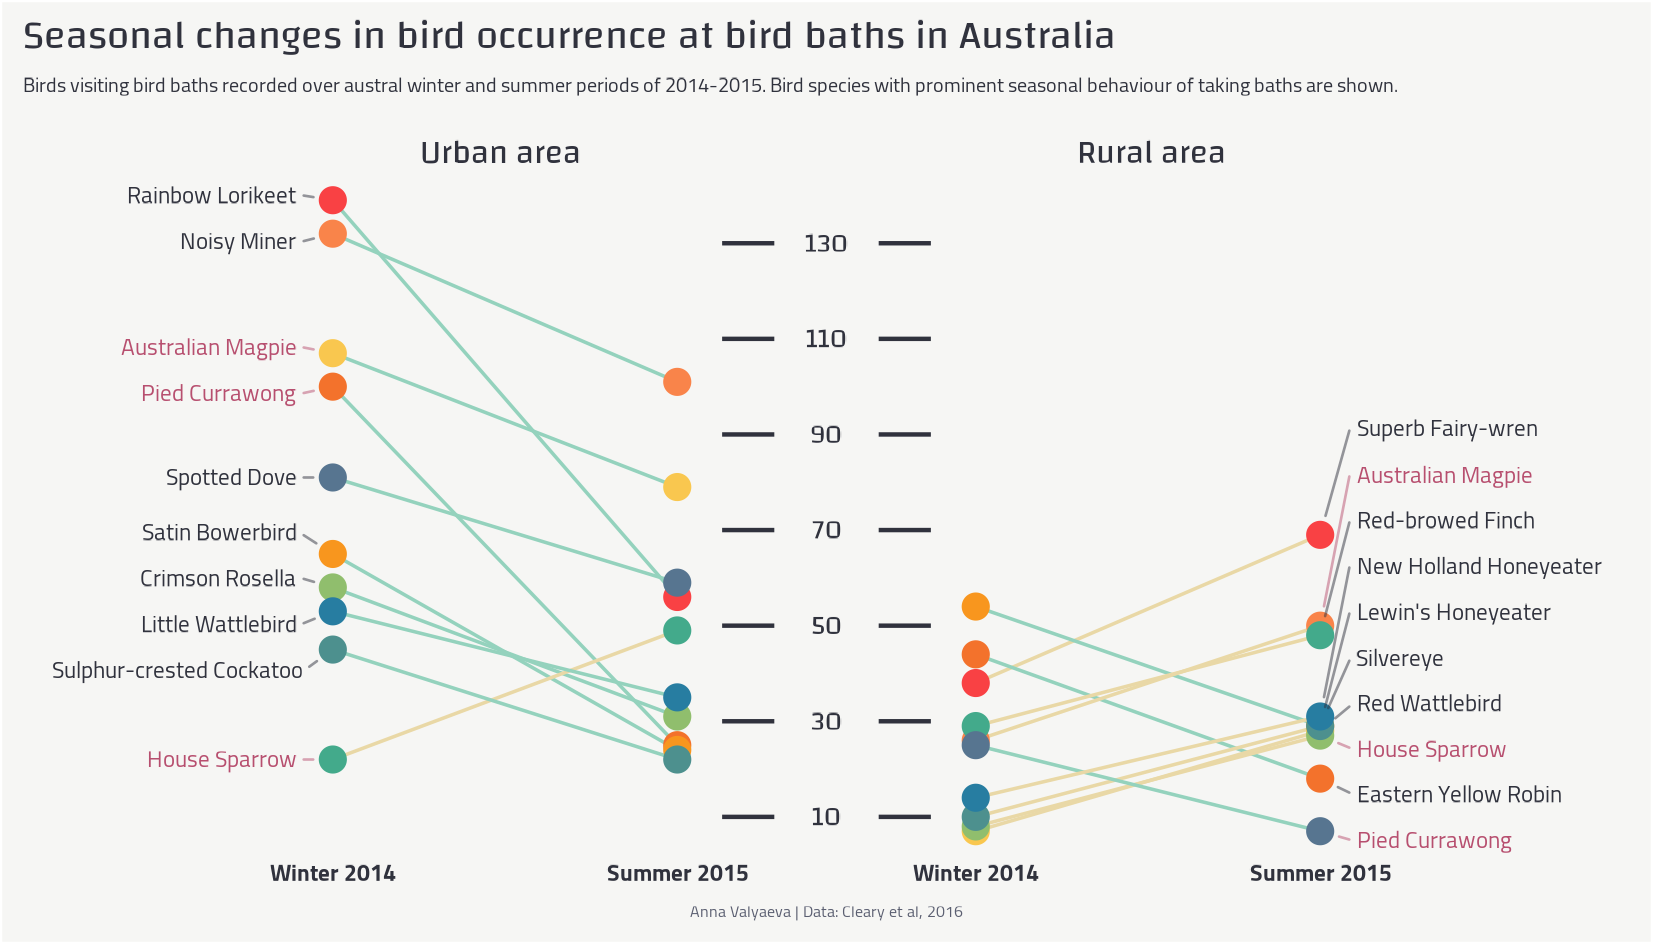

Source code (R):
# Load libraries ---------------------------------------------------------------
library(tidyverse)
library(ggrepel)
library(patchwork)
library(showtext)

# Get the data -----------------------------------------------------------------
tuesdata <- tidytuesdayR::tt_load('2021-08-31')

bird_baths <- tuesdata$bird_baths


## Color palette from https://coolors.co/f94144-f3722c-f8961e-f9844a-f9c74f-90be6d-43aa8b-4d908e-577590-277da1
col10 <- c("#F94144", "#F3722C", "#F8961E", "#F9844A", "#F9C74F", "#90BE6D", "#43AA8B", "#4D908E", "#577590", "#277DA1")

bg_col <- "#F6F6F4"
text_col <- c("#30323D", "#5B5F71", "#B74F6F")


## Fonts
font_add_google(name = "Changa", family = "changa")
font_add_google(name = "Cairo", family = "cairo")
showtext_auto()


# Preprocess data --------------------------------------------------------------
## Keep only observations labeled Rural/Urban
bird_baths_flt <- bird_baths %>% 
  filter(!is.na(urban_rural))


## Find most 'migrating' rural/urban bird species
bird_baths_sum <- bird_baths_flt %>% 
  with_groups(c(bird_type, survey_year, urban_rural), ~ summarize(.x, total_bird_count = sum(bird_count))) %>% 
  with_groups(c(bird_type, urban_rural), ~ mutate(.x, bird_count_sd = sd(total_bird_count))) %>% 
  arrange(desc(bird_count_sd)) %>% 
  pivot_wider(names_from = survey_year, values_from = total_bird_count) %>% 
  ## Add color of line segments
  mutate(line_col = if_else(`2014` > `2015`, "#94D2BD", "#E9D8A6"))

## Select top 10 most 'migrating' rural bird species
top10_rural <- bird_baths_sum %>% 
  filter(urban_rural == "Rural") %>% 
  head(10) %>% 
  mutate(dot_col = col10)

## Select top 10 most 'migrating' urban bird species
top10_urban <- bird_baths_sum %>% 
  filter(urban_rural == "Urban") %>% 
  head(10) %>% 
  mutate(dot_col = col10)



## Add text highlighting color if bird species present in both rural and urban areas
top10_rural <- top10_rural %>%
  mutate(bird_name_col = if_else(bird_type %in% top10_urban$bird_type, text_col[3], text_col[1]))

top10_urban <- top10_urban %>%
  mutate(bird_name_col = if_else(bird_type %in% top10_rural$bird_type, text_col[3], text_col[1]))



# Make plots -------------------------------------------------------------------

y_min <- min(c(top10_rural$`2014`, top10_rural$`2015`, top10_urban$`2014`, top10_urban$`2015`))
y_max <- max(c(top10_rural$`2014`, top10_rural$`2015`, top10_urban$`2014`, top10_urban$`2015`))



add_birds_theme <- function(p){
  p +
    ylim(y_min, y_max) +
    labs(x = "", y = "") +
    theme_void() +
    theme(
      axis.text.x = element_text(size = 17, color = text_col[1], family = "cairo", face = "bold"),
      plot.title = element_text(family = "changa", color = text_col[1], size = 25)) 
}


plot_urban <- ggplot(top10_urban) +
  geom_segment(aes(x = 1, xend = 2, y = `2014`, yend = `2015`), color = top10_urban$line_col, size = 0.4) +
  geom_point(aes(x = 1, y = `2014`), size = 2.5, color = top10_urban$dot_col) +
  geom_point(aes(x = 2, y = `2015`), size = 2.5, color = top10_urban$dot_col) +
  geom_text_repel(
    aes(x = 1, y = `2014`, label = bird_type), 
    size = 6,
    family = "cairo",
    color = top10_urban$bird_name_col,
    min.segment.length = 0,
    segment.alpha = 0.5,
    segment.size = 0.3,
    nudge_x = -0.15,
    direction = "y",
    hjust = 1,
    point.padding = 0.5) +
  scale_x_continuous(
    breaks = c(1,2), labels = c("Winter 2014", "Summer 2015"),
    expand = expansion(add = c(0.9, 0.1))) + 
  labs(title = "Urban area") 

plot_rural <- ggplot(top10_rural) +
  geom_segment(aes(x = 1, xend = 2, y = `2014`, yend = `2015`), color = top10_rural$line_col, size = 0.4) +
  geom_point(aes(x = 1, y = `2014`), size = 2.5, color = top10_rural$dot_col) +
  geom_point(aes(x = 2, y = `2015`), size = 2.5, color = top10_rural$dot_col) +
  geom_text_repel(
    aes(x = 2, y = `2015`, label = bird_type), 
    size = 6,
    family = "cairo",
    color = top10_rural$bird_name_col,
    min.segment.length = 0,
    segment.alpha = 0.5,
    segment.size = 0.3,
    # segment.curvature = -0.1,
    # segment.ncp = 3,
    # segment.angle = 20,
    nudge_x = 0.15,
    direction = "y",
    hjust = 0,
    point.padding = 0.5) +
  scale_x_continuous(
    breaks = c(1,2), labels = c("Winter 2014", "Summer 2015"),
    expand = expansion(add = c(0.1, 0.9))) + 
  labs(title = "Rural area") 
  

plot_urban <- add_birds_theme(plot_urban) +
  theme(plot.title = element_text(hjust = 0.75))

plot_rural <- add_birds_theme(plot_rural) +
  theme(plot.title = element_text(hjust = 0.25))
  



## Y-axis 
ladder <- tibble(y = seq(10, 130, by = 20))

ladder_plot <- ggplot(ladder) +
  geom_segment(aes(x = 0, xend = 0.25, y = y, yend = y), color = text_col[1]) +
  geom_segment(aes(x = 0.75, xend = 1, y = y, yend = y), color = text_col[1]) +
  geom_text(aes(x = 0.5, y = y, label = y), size = 7, color = text_col[1], family = "changa") +
  ylim(y_min, y_max) +
  labs(x = "", y = "") +
  theme_void()


## Layout scheme
layout <- "
AAABCCC
AAABCCC
AAABCCC
"


## Combine all into one plot
plot_urban + ladder_plot + plot_rural +
  plot_annotation(
    title = "Seasonal changes in bird occurrence at bird baths in Australia",
    # subtitle = "Birds visiting bird baths recorded over austral winter and summer periods of 2014-2015. Bird species with prominent seasonal behaviour of taking baths are shown. \nLeft section shows bird visits of bird baths located in urban areas. Right section shows bird visits of bird baths located in rural areas. Bird species common in both urban and rural areas are highlighted with pink color.",
    subtitle = "Birds visiting bird baths recorded over austral winter and summer periods of 2014-2015. Bird species with prominent seasonal behaviour of taking baths are shown.",
    caption = "Anna Valyaeva | Data: Cleary et al, 2016",
    theme = theme(
      plot.title = element_text(size = 30, color = text_col[1], family = "changa"),
      plot.subtitle = element_text(size = 15, color = text_col[1], family = "cairo"),
      plot.caption = element_text(hjust = 0.5, size = 12, color = text_col[2], family = "cairo"),
      plot.background = element_rect(fill = bg_col))) +
  plot_layout(design = layout)


ggsave("bird_baths.png", dpi = 300, width = 14, height = 8, units = "cm")


